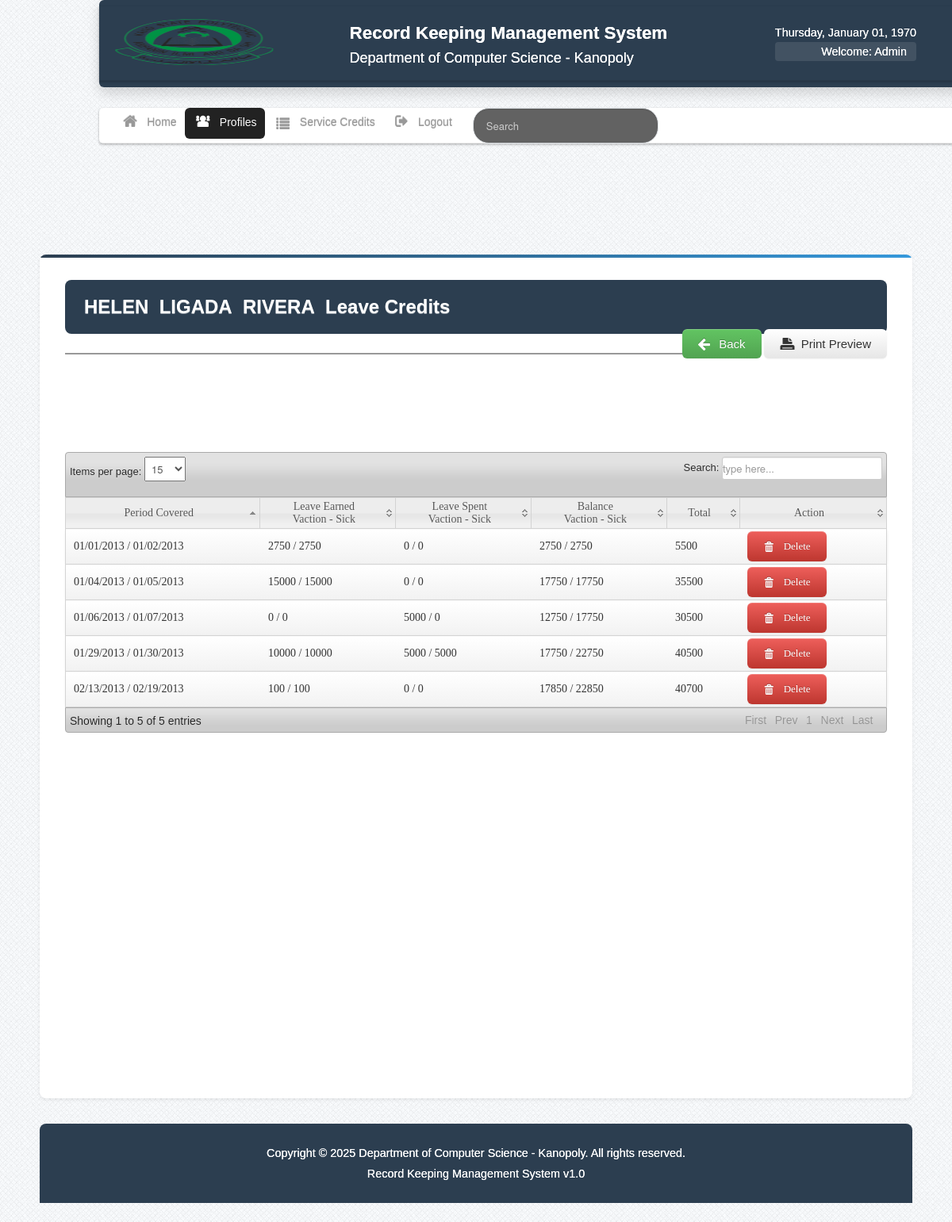
Page /view_service_credits_user.php?id=103 (signed in) on the committed database.
### tables this page shows
CREATE TABLE IF NOT EXISTS `user` (
  `User_id` int(11) NOT NULL AUTO_INCREMENT,
  `UserName` varchar(50) NOT NULL,
  `Password` varchar(50) NOT NULL,
  `FirstName` varchar(50) NOT NULL,
  `LastName` varchar(50) NOT NULL,
  `User_Type` varchar(50) NOT NULL,
  PRIMARY KEY (`User_id`)
);

CREATE TABLE IF NOT EXISTS `employee` (
  `employeeID` int(11) NOT NULL AUTO_INCREMENT,
  `Position` varchar(50) NOT NULL,
  `salary_grade` int(11) NOT NULL,
  `step` int(11) NOT NULL,
  `LastName` varchar(50) NOT NULL,
  `FirstName` varchar(50) NOT NULL,
  `MiddleName` varchar(50) NOT NULL,
  `Sex` varchar(10) NOT NULL,
  `Date_of_Birth` varchar(50) NOT NULL,
  `birth_place` varchar(100) NOT NULL,
  `tin` varchar(50) NOT NULL,
  `Eligibility` varchar(50) NOT NULL,
  `RemarkID` int(11) NOT NULL,
  `School` varchar(150) NOT NULL,
  `location` varchar(200) NOT NULL,
  `height` varchar(3) NOT NULL,
  `weight` varchar(5) NOT NULL,
  `civil_status` varchar(50) NOT NULL,
  `citizenship` varchar(50) NOT NULL,
  `blood_type` varchar(10) NOT NULL,
  `gsis` varchar(100) NOT NULL,
  `pag_ibig` varchar(100) NOT NULL,
  `PHILHEALTH` varchar(100) NOT NULL,
  `SSS` varchar(100) NOT NULL,
  `Authorized_Salary` varchar(100) NOT NULL,
  `Actual_Salary` varchar(100) NOT NULL,
  `Status` varchar(50) NOT NULL,
  `Civil_Service_Eligibility` varchar(100) NOT NULL,
  `Remarks` varchar(100) NOT NULL,
  `Residential_Address` varchar(100) NOT NULL,
  `ZIP_CODE1` varchar(20) NOT NULL,
  `Telephone_NO` varchar(20) NOT NULL,
  `Permanent_Address` varchar(100) NOT NULL,
  `ZIP_CODE2` varchar(20) NOT NULL,
  `Email_Address` varchar(100) NOT NULL,
  `Cellphone_NO` varchar(15) NOT NULL,
  `Agency_Employee_NO` varchar(20) NOT NULL,
  `Item_Number` varchar(50) NOT NULL,
  `Area_Code` varchar(50) NOT NULL,
  `Area_Type` varchar(50) NOT NULL,
  `ATTRIBUTION` varchar(50) NOT NULL,
  `Employee_No` varchar(50) NOT NULL,
  `qualification` varchar(100) NOT NULL,
  `Classification` varchar(100) NOT NULL,
  `District` varchar(100) NOT NULL,
  PRIMARY KEY (`employeeID`)
);

CREATE TABLE IF NOT EXISTS `service_credits` (
  `service_credits_id` int(11) NOT NULL AUTO_INCREMENT,
  `from_date` varchar(100) NOT NULL,
  `to_date` varchar(100) NOT NULL,
  `LE_vacation` int(11) NOT NULL,
  `LE_sick` int(11) NOT NULL,
  `LS_vacation` int(11) NOT NULL,
  `LS_sick` int(11) NOT NULL,
  `B_vacation` int(11) NOT NULL,
  `B_sick` int(11) NOT NULL,
  `total` int(11) NOT NULL,
  `employeeID` int(11) NOT NULL,
  PRIMARY KEY (`service_credits_id`)
);

### session.php (called while the page is built, shortened)
<?php
$id_session=$_SESSION['id'];
?>

### view_service_credits_user.php (the view, shortened to what this page needs)
<?php include('dbcon.php'); include('session.php');include('header.php'); $get_id=$_GET['id'];?>
<body>
   <?php include('nav-top.php'); ?>
    <div class="navbar navbar-fixed-top1">
        <div class="navbar-inner">
            <div class="container">
                <div class="marg">
                    <ul class="nav">
                        <li>
                            <a href="home_user.php"><i class="icon-home icon-large"></i>Home</a>
                        </li>
                        <li class="active"><a href="emp_profiles_user.php"><i class="icon-group icon-large"></i>Profiles</a></li>
                        <li><a href="leave_record_user.php"><i class="icon-list icon-large"></i>Service Credits</a></li>
                        <li><a id="logout" data-toggle="modal" href="#myModal"><i class="icon-signout icon-large"></i>Logout</a></li>
                        <form  method="POST" action="search_user.php" class="navbar-search pull-right">
                            <input type="text" name="search" class="search-query" placeholder="Search">
                        </form>
                    </ul>
                </div>
            </div>
        </div>
    </div>
    <div class="wrapper">
    <div id="element" class="hero-body">
        <?php $result=mysqli_query($conn,"select * from employee where employeeID='$get_id'")or die (mysqli_error());
            $get_row=mysqli_fetch_array($result);
			$member_id=$get_row['employeeID'];
        ?>
        <div class="alert alert-info">
            <h2><font color=""><?php echo $get_row['FirstName']; ?>&nbsp;&nbsp;<?php echo $get_row['MiddleName']; ?>&nbsp;&nbsp;<?php echo $get_row['LastName']; ?>&nbsp; Leave Credits</font></h2>
        </div>
        <div class="button-back">
            <a class="btn  btn-large btn-success" href="emp_non_teaching_user.php"><i class="icon-arrow-left icon-large"></i>&nbsp;Back</a>
            <a href="print_service_credits_user.php<?php echo '?id='.$member_id; ?>" class="btn  btn-large"><i class="icon-print icon-large"></i>&nbsp;Print Preview</a>
        </div>
        <hr>
        <div class="color_white">
        <p>Position:&nbsp;<?php echo $get_row['Position']; ?></p>
        <p>Emp No:&nbsp;<?php echo $get_row['Employee_No']; ?></p>
        <p>District:</p>
        </div>
        <table class="users-table">
        <div class="demo_jui">
            <table cellpadding="0" cellspacing="0" border="0" class="display" id="log" class="jtable">
                <thead>
                    <tr>
                        <th>Period Covered</th>
                        <th>Leave Earned
                            <br>
                            Vaction - Sick
                        </th>
                        <th>Leave Spent
                            <br>
                            Vaction - Sick
                        </th>
                        <th>Balance
                            <br>
                            Vaction - Sick
                        </th>
                        <th>Total</th>
                        <th>Action</th>
                    </tr>
                </thead>
                <tbody>
                    <?php $emp_query=mysqli_query($conn,"select * from service_credits where employeeID='$get_id' order by from_date");
                        while($row=mysqli_fetch_array($emp_query)){ $id=$row['service_credits_id']; $emp=$row['employeeID'];  ?>
                        <tr class="del<?php echo $id ?>">
                            <td><?php echo $row['from_date']."  / ".$row['to_date']; ?></td>
                            <td><?php echo $row['LE_vacation']." / ".$row['LE_sick']; ?></td>
                            <td><?php echo $row['LS_vacation']." / ".$row['LS_sick']; ?></td>
                            <td><?php echo $row['B_vacation']." / ".$row['B_sick']; ?></td>
                            <td><?php echo $row['total'];?></td>
                            <td>
                                <a class="btn btn-danger1"  id="<?php echo $id; ?>">  <i class="icon-trash icon-large"></i>&nbsp;Delete</a>
                            </td>
                        </tr>
                        <?php }?>
                </tbody>
            </table>
        </div>
        <?php include('footer.php');?>
    </div>
</body>

### nav-top.php
<div class="navbar navbar-fixed-top" id="mainNavbar">
    <div class="navbar-inner">
        <div class="container">
            <div class="marg_top">
                <a class="brand">
                    <img src="img/logo.png" width="200" height="58">
                </a>
                <a class="brand">
                    <h2>Record Keeping Management System</h2>
                    <div class="chmsc_nav"><font size="4" color="white">Department of Computer Science - Kanopoly</font></div>
                </a>
                <div class="pull-right">
                    <font color="white">
                        <?php
                            $Today=date('y:m:d');
                            $new=date('l, F d, Y',strtotime($Today));
                            echo $new; ?>
                        <p>
                            <?php
                                $user_query=mysqli_query($conn,"select *  from user where User_id='$id_session'")or die(mysqli_error($conn));
                                $row=mysqli_fetch_array($user_query);
                                echo 'Welcome:'." ".$row['User_Type'];
                            ?>
                        </p>
                    </font>
                </div>
            </div>
        </div>
    </div>
	</div>

### css/style.css (style rules this page uses)
* { margin:0; padding:0; }
body { font-family:"Trebuchet MS", "Myriad Pro", Arial, sans-serif; font-size:14px; background: #fff url(../img/bg.png) repeat top left; color:#333; text-shadow:0px 0px 0px #fff;; }
body { padding-top: 20px; }
a { color:#777; }
p { padding:5px 0px; }
.wrapper { width:1100px; margin:150px auto 10px auto; min-height:550px; }
.hero-body, .hero-body-emp, .hero-body-add { background: white; border-radius: 10px; padding: 25px; box-shadow: 0 5px 15px rgba(0,0,0,0.1); margin-bottom: 25px; }
.hero-body::before { content: ""; position: absolute; top: 0; left: 0; width: 100%; height: 3px; background: linear-gradient(90deg, #2c3e50, #3498db); }
.btn { border: none; border-radius: 5px; padding: 10px 20px; font-weight: 500; transition: all 0.3s ease; cursor: pointer; display: inline-flex; align-items: center; gap: 8px; }

### css/clean-modern-style.css (style rules this page uses)
:root { --primary: #2c3e50; --primary-dark: #1a2530; --secondary: #3498db; --secondary-dark: #2980b9; --success: #27ae60; --warning: #f39c12; --danger: #e74c3c; --light: #f8f9fa; --dark: #343a40; --gray: #6c757d; --light-gray: #e9ecef; --border: #dee2e6; --shadow: 0 0.125rem 0.25rem rgba(0, 0, 0, 0.075); --shadow-lg: 0 0.5rem 1rem rgba(0, 0, 0, 0.15); }
body { padding-top: 1rem; }
.navbar-fixed-top { background: var(--primary); box-shadow: var(--shadow-lg); border: none; padding: 0.5rem 0; }
.navbar-inner { background: transparent; border: none; max-width: 1200px; margin: 0 auto; padding: 0 1rem; }
.marg_top { display: flex; justify-content: space-between; align-items: center; padding: 0.5rem 0; }
.brand h2 { color: white; margin: 0; font-weight: 600; font-size: 1.4rem; }
.chmsc_nav { color: #bdc3c7 !important; font-size: 0.9rem; margin-top: 0.25rem; }
.pull-right { color: white; text-align: right; font-size: 0.9rem; }
.pull-right p { margin: 0.25rem 0 0; background: rgba(255, 255, 255, 0.1); padding: 0.25rem 0.75rem; border-radius: 0.25rem; }
.navbar-fixed-top1 { background: white; box-shadow: var(--shadow); margin-top: 120px; position: sticky; top: 0; z-index: 1000; }
.nav { display: flex; align-items: center; flex-wrap: wrap; padding: 0; margin: 0; }
.nav li { margin: 0; }
.nav li a { color: var(--dark); font-weight: 500; padding: 0.75rem 1rem; text-decoration: none; display: flex; align-items: center; gap: 0.5rem; transition: all 0.2s ease; border-radius: 0.375rem; }
.nav li.active a { background: var(--primary); color: white; }
.navbar-search { margin: 0 1rem; }
.navbar-search .search-query { border-radius: 20px; padding: 0.5rem 1rem; border: 1px solid var(--border); width: 200px; transition: all 0.3s ease; }
.wrapper { max-width: 1200px; margin: 140px auto 1.5rem auto; padding: 0 1rem; }
.hero-body, .hero-body-emp, .hero-body-add { background: white; border-radius: 0.5rem; padding: 2rem; box-shadow: var(--shadow); margin-bottom: 1.5rem; position: relative; overflow: hidden; }
.hero-body::before { content: ""; position: absolute; top: 0; left: 0; width: 100%; height: 4px; background: linear-gradient(90deg, var(--primary), var(--secondary)); }
.btn { border: none; border-radius: 0.375rem; padding: 0.625rem 1.25rem; font-weight: 500; transition: all 0.2s ease; cursor: pointer; display: inline-flex; align-items: center; gap: 0.5rem; }
.alert { border-radius: 0.5rem; padding: 1rem 1.5rem; margin-bottom: 1.5rem; border: none; }
.alert-info { background: var(--primary); color: white; }
.alert-info h2 { margin: 0; font-weight: 600; font-size: 1.5rem; display: flex; align-items: center; gap: 0.75rem; }

### rows in the picture
user: User_Type "Admin"
employee: FirstName "HELEN", MiddleName "LIGADA", LastName "RIVERA"
service_credits: from_date "01/01/2013", to_date "01/02/2013", LE_vacation "2750", LE_sick "2750", LS_vacation "0", LS_sick "0", B_vacation "2750", B_sick "2750", total "5500"
service_credits: from_date "01/04/2013", to_date "01/05/2013", LE_vacation "15000", LE_sick "15000", LS_vacation "0", LS_sick "0", B_vacation "17750", B_sick "17750", total "35500"
service_credits: from_date "01/06/2013", to_date "01/07/2013", LE_vacation "0", LE_sick "0", LS_vacation "5000", LS_sick "0", B_vacation "12750", B_sick "17750", total "30500"
service_credits: from_date "01/29/2013", to_date "01/30/2013", LE_vacation "10000", LE_sick "10000", LS_vacation "5000", LS_sick "5000", B_vacation "17750", B_sick "22750", total "40500"
service_credits: from_date "02/13/2013", to_date "02/19/2013", LE_vacation "100", LE_sick "100", LS_vacation "0", LS_sick "0", B_vacation "17850", B_sick "22850", total "40700"
